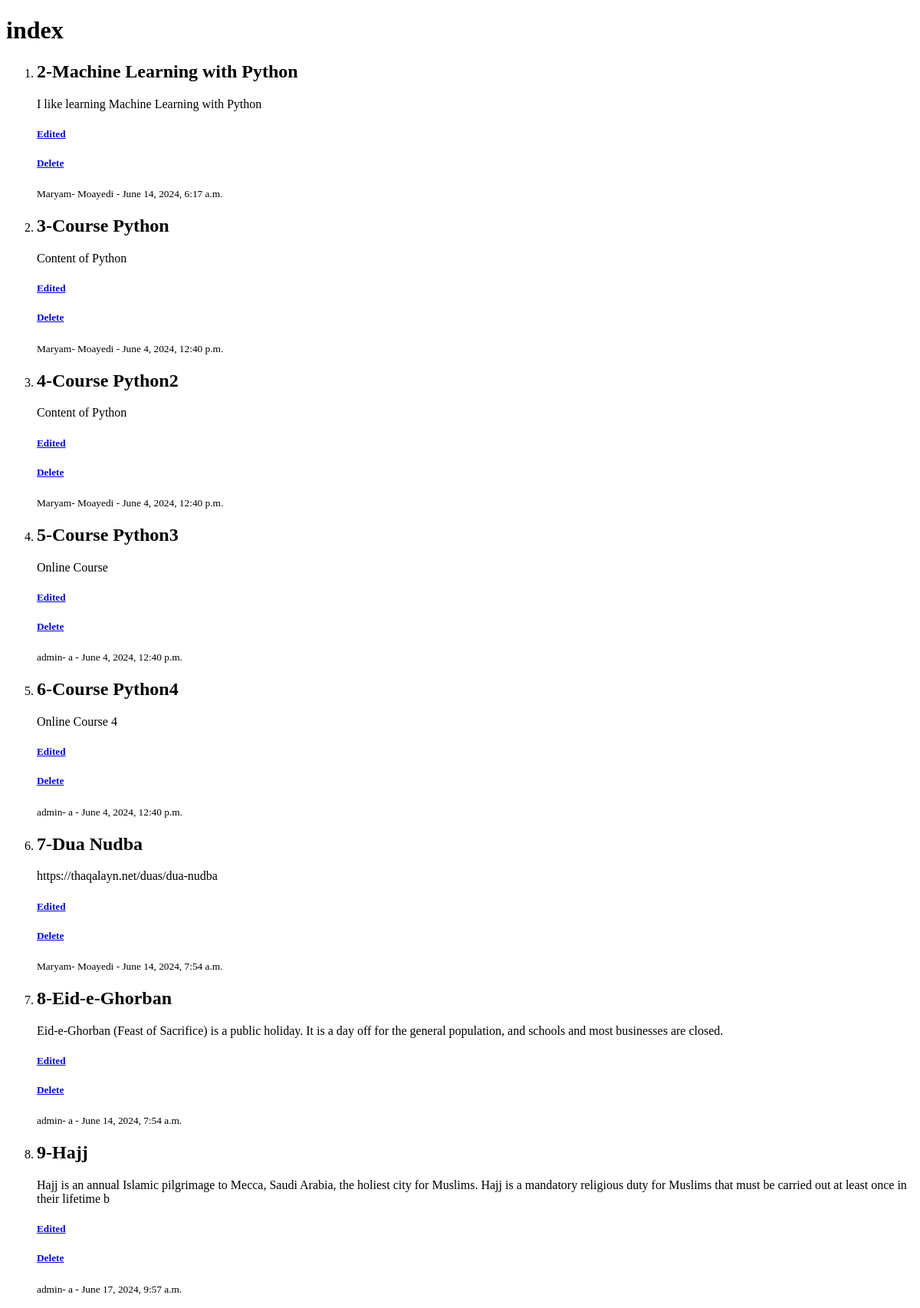
/blog/post/ (signed in), run on an earlier commit of the app's database.
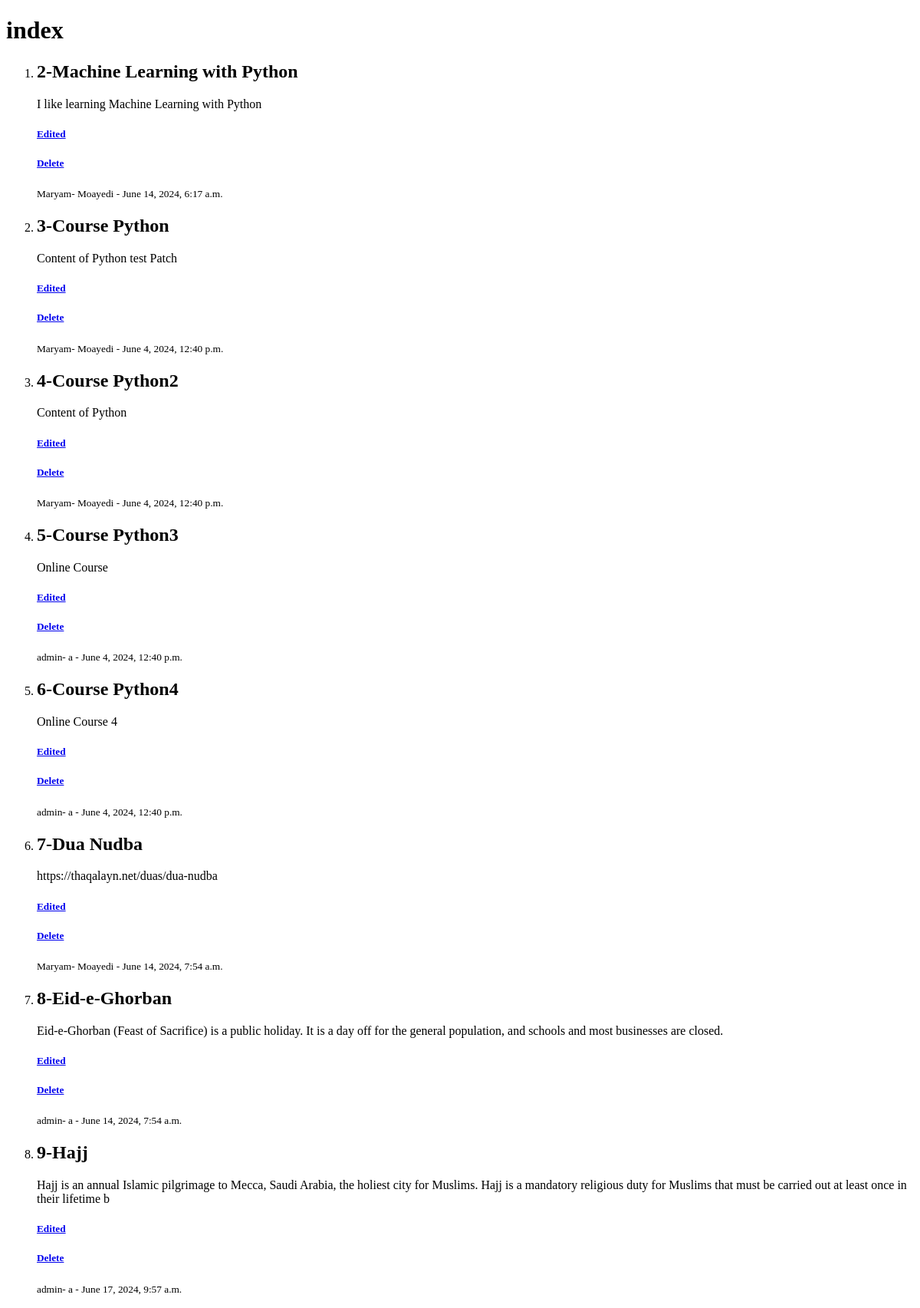
And on a later commit of the database.
### blog/models.py (models this page shows)
class Post(models.Model):
    author = models.ForeignKey('accounts.Profile', on_delete=models.CASCADE)
    image = models.ImageField(null=True, blank=True)
    title = models.CharField(max_length=250)
    content = models.TextField()
    status = models.BooleanField()
    category = models.ForeignKey("Category", on_delete=models.SET_NULL, null=True)
    created_date = models.DateTimeField(auto_now_add=True)
    updated_date = models.DateTimeField(auto_now=True)
    published_date = models.DateTimeField()

### accounts/models.py (models this page shows, shortened)
class Profile(models.Model):
    user = models.ForeignKey(User,on_delete=models.CASCADE)
    first_name = models.CharField(max_length=250)
    last_name = models.CharField(max_length=250)
    image = models.ImageField(blank=True,null=True)
    description = models.TextField()
    created_date = models.DateTimeField(auto_now_add=True)
    updated_date = models.DateTimeField(auto_now=True)

### blog/views.py (the view)
# urls.py: path('post/',views.PostList.as_view(), name="post-list"),
class PostList(LoginRequiredMixin,PermissionRequiredMixin,ListView):
    permission_required ='blog.view_post'
    queryset = Post.objects.all()
    context_object_name = "posts"

### templates/blog/post_list.html (shortened to what this page needs)
<!DOCTYPE html>
<html lang="en">
<head>
</head>
<body>
    <h1> index </h1>
    <ol>
{% for post in posts %}
    <div>
        <li>
            <h2> {{post.id}}-{{post.title}} </h2>
             <p> {{post.content}} </p>
             <a href="{% url 'blog:post-edit' pk=post.id %}" >
                <h5> Edited </h5>
             </a>
             <a href="{% url 'blog:post-delete' pk=post.id %}">
                <h5> Delete </h5>
             </a>
             <small>{{post.author.first_name}}- {{post.author.last_name}} - {{post.published_date}}</small>
        </li>
    </div>
{% endfor %}
</ol>
</body>
</html>

What changed in the data, as far as the page shows it:
changed Post "Course Python": content "Content of Python" → "Content of Python test Patch"
